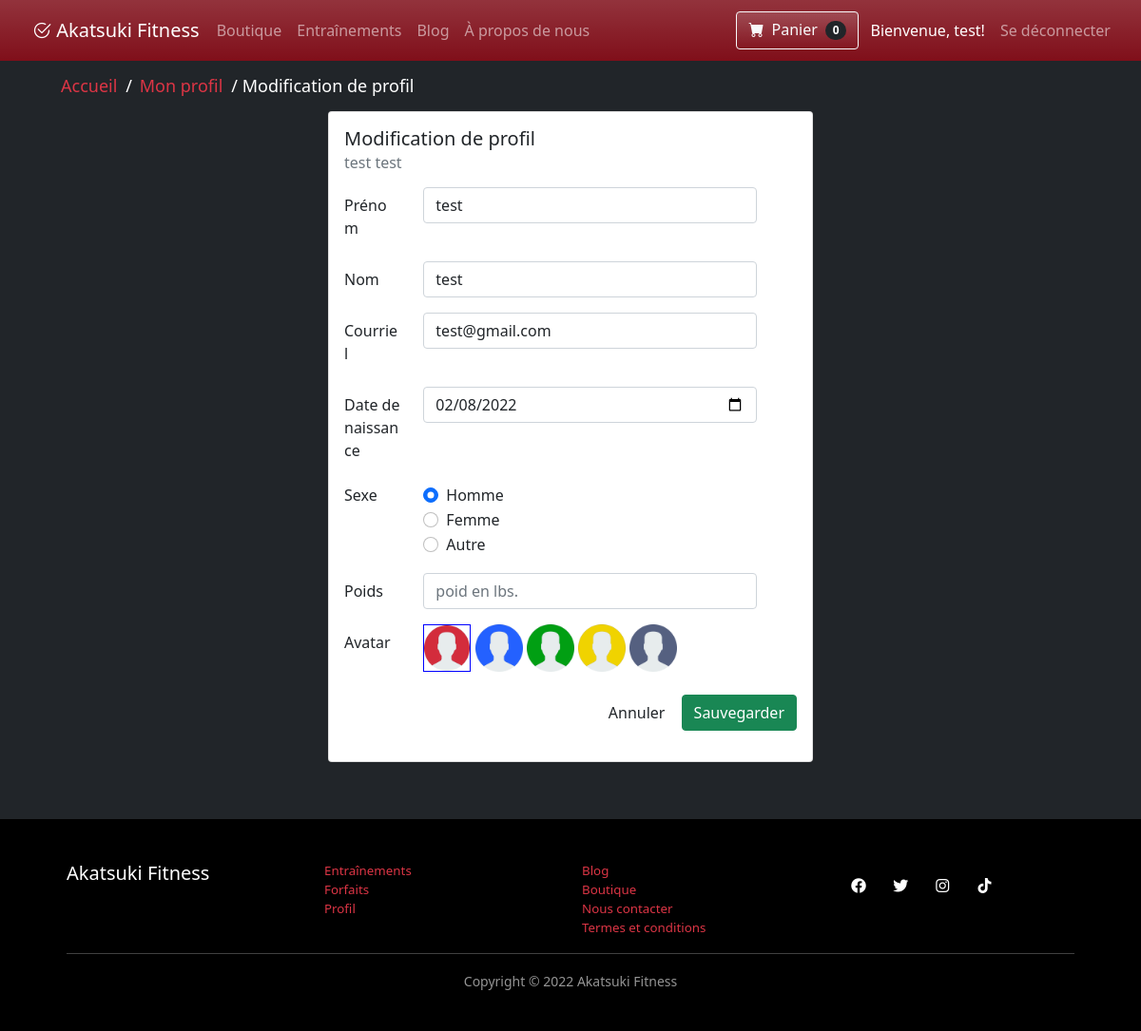
Page /profile_edit.php (signed in) on the committed database.
### tables this page shows
CREATE TABLE `utilisateur` (
  `iduser` int(11) NOT NULL,
  `nom` varchar(50) NOT NULL,
  `prenom` varchar(50) NOT NULL,
  `email` varchar(100) NOT NULL,
  `date_de_naissance` date NOT NULL,
  `sexe` int(11) NOT NULL,
  `poids` float DEFAULT NULL,
  `datedebutabonnement` date DEFAULT NULL,
  `datefinabonnement` date DEFAULT NULL,
  `poids_desire` float DEFAULT NULL,
  `avatar` int(11) DEFAULT 1
);

### db/conn.php (called while the page is built)
<?php
$host = 'localhost';
$db = 'akatsuki_db';
$user = 'root';
$pass = '';
$chartset = 'utf8mb4';
$dsn = "mysql:host=$host;dbname=$db;chartset=$chartset";
try {
    $pdo = new PDO($dsn, $user, $pass);
    $pdo->setAttribute(PDO::ATTR_ERRMODE, PDO::ERRMODE_EXCEPTION);
} catch (PDOException $e) {
    throw new PDOException($e->getMessage());
}
require_once 'Crud.php';
$crud = new Crud($pdo);

### db/Crud.php (called while the page is built, shortened)
<?php
class Crud
{
    private $db;
    public function __construct($conn)
    {
        $this->db = $conn;
    }
    public function getUser($id){
        try {
            $sql = "SELECT * FROM utilisateur WHERE iduser = '$id' ";
            $stmt = $this->db->prepare($sql);
            $stmt->execute();
            $result = $stmt->fetch();
            return  $result;
        } catch (PDOException $e) {
            echo $e->getMessage();
            return false;
        }
    }
    public function getNombreOfProductInPanierByidUser($idUser){
        try{
            $sql = "SELECT * FROM `panier`  WHERE `panier`.`iduser` = '$idUser' ";
            $stmt = $this->db->prepare($sql);
            $stmt->execute();
            $result = $stmt->rowCount();
            return  $result;
        }catch  (PDOException $e) {
            echo $e->getMessage();
        return false;
        }
    }
}

### profile_edit.php (the view, shortened to what this page needs)
<?php
require_once('includes/header.php');
$userid = $_SESSION['userid'];
$userInfo = $crud->getUser($userid);
$firstname = $userInfo['prenom'];
$lastname = $userInfo['nom'];
$email = $userInfo['email'];
$dob = $userInfo['date_de_naissance'];
$weight = $userInfo['poids'];
$gender = $userInfo['sexe'];
$avatar = $userInfo['avatar'];
?>
<main class="bg-dark">
    <div class="profile-edit container w-50 text">
        <div class="card-group container-fluid ">
            <div class="card" style="width:500px;">
                <div class="card-body">
                    <h5 class="card-title"><?php __('profile_edit_title'); ?></h5>
                    <h6 class="card-subtitle mb-2 text-muted"><?php echo $firstname . ' ' . $lastname ?></h6>
                    <p class="card-text">
                    <ul style="list-style-type:none;">
                        <form autocomplete="off" method="POST" action="profile_edit.php">
                            <div class="row mb-3">
                                <label for="prenom" class="col-md-2 col-form-label"><?php __('profile_edit_label_1'); ?></label>
                                <div class="col-sm-9">
                                    <input type="text" class="form-control" name="firstname" required="" value="<?php echo $firstname ?>">
                                </div>
                            </div>
                            <div class="row mb-3">
                                <label for="nom" class="col-md-2 col-form-label"><?php __('profile_edit_label_2'); ?></label>
                                <div class="col-sm-9">
                                    <input type="text" class="form-control" name="lastname" required="" value="<?php echo $lastname ?>">
                                </div>
                            </div>
                            <div class="row mb-3">
                                <label for="email" class="col-md-2 col-form-label"><?php __('profile_edit_label_3'); ?></label>
                                <div class="col-sm-9">
                                    <input type="text" class="form-control" name="email" required="" value="<?php echo $email ?>">
                                </div>
                            </div>
                            <div class="row mb-3">
                                <label for="date_de_naissance" class="col-md-2 col-form-label"><?php __('profile_edit_label_4'); ?></label>
                                <div class="col-sm-9">
                                    <input type="date"  class="form-control" name="dob" required="" value="<?php echo $dob ?>">
                                </div>
                            </div>
                            <fieldset class="row mb-3">
                        <legend class="col-form-label col-sm-2 pt-0"><?php __('profile_edit_label_5'); ?></legend>
                        <div class="col-sm-10">
                            <div class="form-check">
                                <input class="form-check-input" type="radio" name="gender" value="0" <?php if ($gender == 0) { echo 'checked'; } ?>>
                                <label class="form-check-label" for="radioMale">
                                </label>
                            </div>
                            <div class="form-check">
                                <input class="form-check-input" type="radio" name="gender"  value="1" <?php if ($gender == 1) { echo 'checked'; } ?>>
                                <label class="form-check-label" for="radioFemelle">
                                </label>
                            </div>
                            <div class="form-check disabled">
                                <input class="form-check-input" type="radio" name="gender"  value="2"  <?php if ($gender == 2) { echo 'checked'; } ?>>
                                <label class="form-check-label" for="radioAutre">
                                </label>
                            </div>
                        </div>
                    </fieldset>
                            <div class="row mb-3">
                                <label for="poids" class="col-md-2 col-form-label">Poids</label>
                                <div class="col-sm-9">
                                    <input type="text" placeholder="poid en lbs." class="form-control" name="weight" required="" value="<?php echo $weight ?>">
                                </div>
                            </div>
                            <div class="row mb-3">
                                <label for="avatar" class="col-md-2 col-form-label">Avatar</label>
                                <div class="col-sm-9">
                                    <?php foreach([1,2,3,4,5] as $id) { ?>
                                        <img  data-selected="<?php echo $id?>" src="images/avatars/<?php echo $id; ?>.png" class="avatar_selection
                                        <?php if ($id == $avatar) { ?>
                                                selected
                                            <?php } ?>
                                        "/>
                                    <?php } ?>
                                </div>
                            </div>
                            <div class="align-right mt-4">
                                <input type="button" class="btn" value="<?php __('profile_edit_btn_cancel'); ?>" onclick="window.location.href='profile.php'">
                                <input type="submit" class="btn btn-success" value="<?php __('profile_edit_btn_save'); ?>">
                            </div>
                        </form>
                    </ul>
                    </p>
                </div>
            </div>
        </div>
    </div>
</main>
<?php
require_once('includes/footer.php');
?>

### vue/nav.php (shortened to what this page needs)
<nav id="myNav" class="navbar navbar-expand-lg navbar-dark bg-gradient sticky-top">
    <div class="container-fluid">
        <a class="logo navbar-brand" href="<?php if(!isset($_SESSION['userid'])) { ?>index.php<?php } else { ?>#<?php } ?>"><i class="bi bi-check2-circle"> </i>Akatsuki Fitness</a>
        <div class="collapse navbar-collapse" id="navbarNav">
            <div class="navbar-nav me-auto">
                <a id="btnStore" href="shop_index.php" class="nav-item nav-link">Boutique</a>
                <a id="btnTrain" <?php if(!isset($_SESSION['userid'])) { ?> data-bs-toggle="modal"
                    data-bs-target="#loginModal" <?php } else {?> href="workouts.php" <?php } ?>
                    class="nav-item nav-link">Entraînements
                </a>
                <a id="btnBlog" href="blog.php" class="nav-item nav-link">Blog</a>
                <a id="btnAbout" href="about.php" class="nav-item nav-link">À propos de nous</a>
            </div>
            <div class="navbar-nav ms-auto">
                <?php if(!isset($_SESSION['userid'])) { ?>
                <button id="btnNavLogin" type="button" class="btn btn-outline-light bg-gradient"
                    data-bs-toggle="modal" data-bs-target="#loginModal">
                    Se connecter
                </button>
                <?php } else {
                    $userid = $_SESSION['userid'];
                    $userInfo = $crud->getUser($userid); ?>
                <a class="btn btn-outline-light bg-gradient me-1" href='shop_cart.php'>
                    <i class="bi-cart-fill me-1"></i>
                    Panier
                    <?php
                    $cartItems = $crud->getNombreOfProductInPanierByidUser($_SESSION['userid']);
                    ?>
                    <span class="badge bg-dark text-white ms-1 rounded-pill" id="cartCount" ><?php echo $cartItems?></span>
                </a>
                <a id="btnBlog" href="profile.php" class="nav-item nav-link active">Bienvenue,
                    <?php echo $userInfo['prenom']?>!</a>
                <a href="logout.php" class="nav-item nav-link">Se déconnecter</a>
                <?php }?>
            </div>
        </div>
    </div>
</nav>

### css/style.css (style rules this page uses)
a { color: #dc3545; text-decoration: none; }
ul { list-style-type: none; padding: 0; margin: 0; }
#myNav { padding: 12px; background-color: #800f1a !important; text-align: center; }
#myNav .logo { padding-left: 10px; padding-right: 10px; margin-right: 0%; }
.card-body { flex: 1 1 auto; padding: 1rem 1rem; }
.align-right { text-align: right; }
.profile-edit img { max-width: 50px; }
.profile-edit img.selected { border: 1px solid blue; }

### css/style-blog.css (style rules this page uses)
* { box-sizing: border-box; }

### rows in the picture
utilisateur: prenom "test", nom "test", firstname "test", lastname "test", email "test@gmail.com", dob "02/08/2022", sexe "☑"

### other values in the picture
$cartItems "0"
self::$lang[$key] "Modification de profil Prénom Nom Courriel Date de naissance Sexe Homme Femme Autre"
